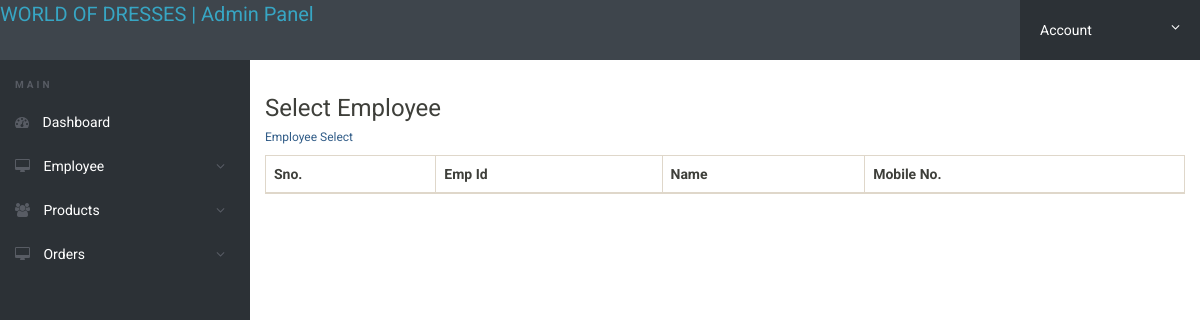
The app's page /admin/assigned-cust.php (signed in), older data.
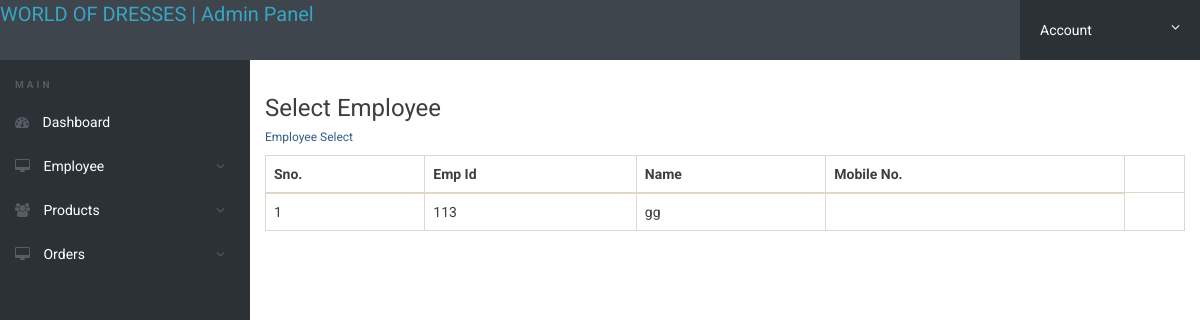
The same page, newer data.
### tables this page shows
CREATE TABLE `employee` (
  `id` int(11) NOT NULL,
  `EmpID` varchar(100) DEFAULT NULL,
  `FullName` varchar(120) DEFAULT NULL,
  `MoblieNumber` varchar(12) DEFAULT NULL,
  `RegDate` timestamp NULL DEFAULT current_timestamp(),
  `Action` int(11) NOT NULL
);

### admin/assigned-cust.php (the view, shortened to what this page needs)
<?php session_start();
$con = mysqli_connect("localhost", "root", "", "project");
?>
    <!DOCTYPE html>
    <html lang="en">
    <head>
    </head>
    <link rel="stylesheet" href="css/font-awesome.min.css">
    <link rel="stylesheet" href="css/bootstrap.min.css">
    <link rel="stylesheet" href="css/dataTables.bootstrap.min.css">
    <link rel="stylesheet" href="css/bootstrap-social.css">
    <link rel="stylesheet" href="css/bootstrap-select.css">
    <link rel="stylesheet" href="css/fileinput.min.css">
    <link rel="stylesheet" href="css/awesome-bootstrap-checkbox.css">
    <link rel="stylesheet" href="css/style.css">
    <?php include('includes/header.php'); ?>
    <div class="ts-main-content">
        <?php include('includes/leftbar.php'); ?>
        <div class="content-wrapper">
            <div class="container-fluid">
                <h1 class="h3 mb-2 text-gray-800">Select Employee</h1>
                <div class="card shadow mb-4">
                    <div class="card-header py-3">
                        <h6 class="m-0 font-weight-bold text-primary">Employee Select</h6>
                    </div>
                    <div class="card-body">
                        <div class="table-responsive">
                            <table class="table table-bordered" id="dataTable" width="100%" cellspacing="0">
                                <thead>
                                    <tr>
                                        <th>Sno.</th>
                                        <th>Emp Id</th>
                                        <th>Name</th>
                                        <th>Mobile No.</th>
                                    </tr>
                                </thead>
                                <tbody>
                                    <?php $query = mysqli_query($con, "select * from employee where Action = 1");
                                    $cnt = 1;
                                    while ($row = mysqli_fetch_array($query)) {
                                    ?>
                                        <tr>
                                            <td><?php echo $cnt; ?></td>
                                            <td><?php echo $row['EmpID']; ?></td>
                                            <td><?php echo $row['FullName']; ?></td>
                                            <td><?php echo $row['MobileNumber']; ?></td>
                                            <td>
                                            </td>
                                            </div>
                                    <?php $cnt = $cnt + 1; } ?>
                                </tbody>
                            </table>
                        </div>
                    </div>
                </div>
            </div>
        </div>
    </div>
    </body>
    </html>

Row changes from the older to the newer data that the page shows:
now on this page (row edited): employee: EmpID "113", FullName "gg"
